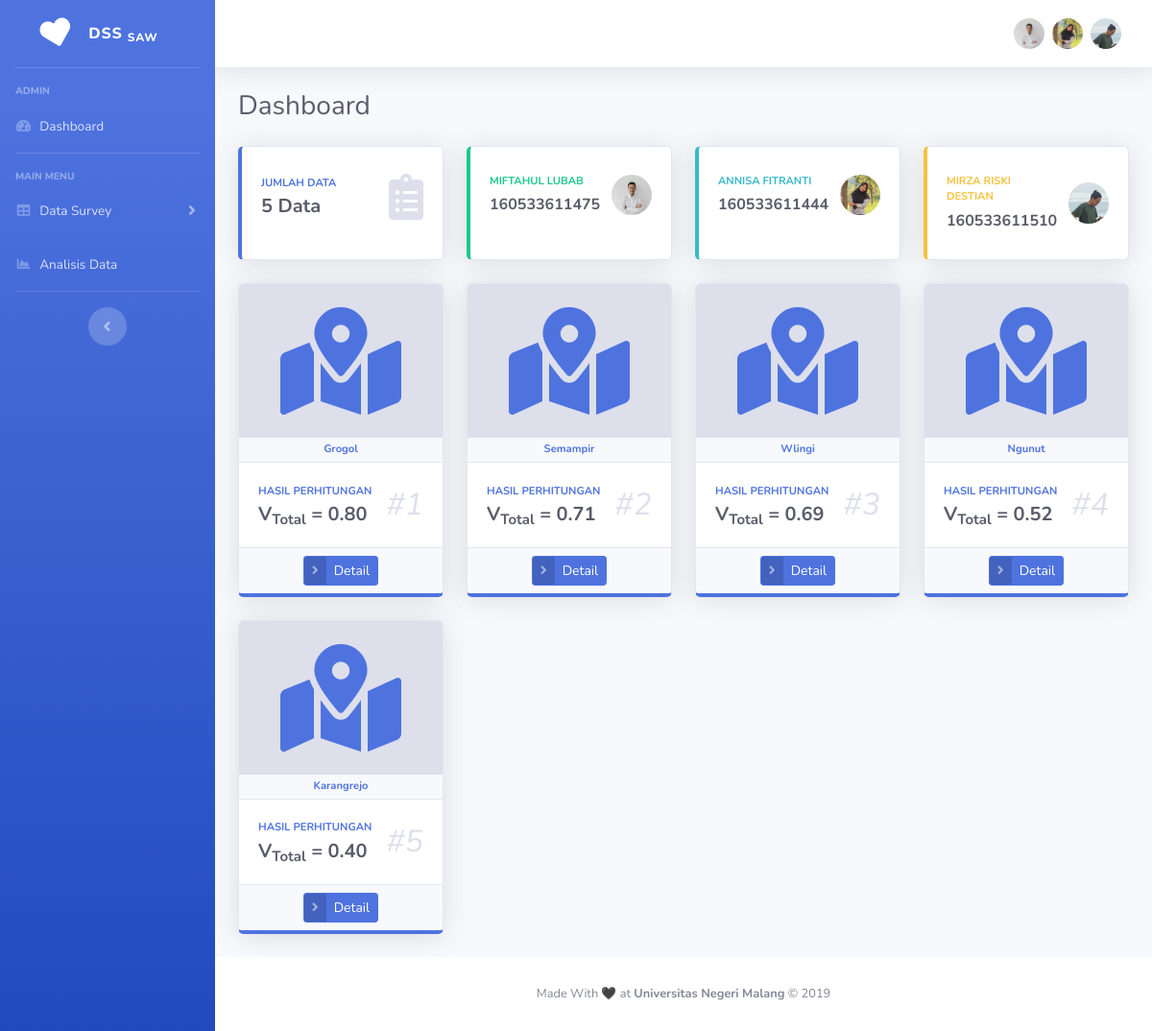
The page / on the database its author committed.
### tables this page shows
CREATE TABLE `data_fuzzy` (
  `id` int(11) NOT NULL,
  `lokasi` varchar(255) NOT NULL,
  `harga_tanah` float UNSIGNED NOT NULL,
  `jarak_gudang` float UNSIGNED NOT NULL,
  `persaingan` float UNSIGNED NOT NULL,
  `investasi` float UNSIGNED NOT NULL,
  `jumlah_peternak` float UNSIGNED NOT NULL
);

### application/controllers/DataController.php (called while the page is built, shortened)
<?php
class DataController extends CI_Controller
{
    public function __construct()
    {
        $this->load->helper('dataInput');
    }
    public function index()
    {
        $data = [
            'data' => getDataInput($this->db->order_by('total', 'DESC')
                ->get('data_v')
                ->result())
        ];
        $this->load->view('Admin/header', [
            'header' => 'Admin | Dashboard'
        ]);
        $this->load->view('Admin/dashboard', $data);
        $this->load->view('Admin/footer');
    }
}

### index.php (called while the page is built, shortened)
<?php
require_once BASEPATH.'core/CodeIgniter.php';

### application/helpers/dataInput_helper.php (called while the page is built, shortened)
<?php
function getDataInput($data)
{
    $persaingan = function ($d) {
        if ($d == 0.2)
            return 'Sangat rendah';
        else if ($d == 0.4)
            return 'Rendah';
        else if ($d == 0.6)
            return 'Sedang';
        else if ($d == 0.8)
            return 'Tinggi';
        else if ($d == 1)
            return 'Sangat Tinggi';
    };
    $index = 0;
    foreach ($data as $key) {
        $data[$index++]->persaingan = $persaingan($key->persaingan);
    }
    return $data;
}

### application/views/Admin/dashboard.php (the view, shortened to what this page needs)
<div class="container-fluid">
    <div class="d-sm-flex align-items-center justify-content-between mb-4">
        <h1 class="h3 mb-0 text-gray-800">Dashboard</h1>
    </div>
    <div class="row">
        <div class="col-xl-3 col-md-6 mb-4">
            <div class="card border-left-primary shadow h-100 py-2">
                <div class="card-body">
                    <div class="row no-gutters align-items-center">
                        <div class="col mr-2">
                            <div class="text-xs font-weight-bold text-primary text-uppercase mb-1">Jumlah Data</div>
                            <div class="h5 mb-0 font-weight-bold text-gray-800"><?= count($data) ?> Data</div>
                        </div>
                        <div class="col-auto">
                            <i class="fas fa-clipboard-list fa-3x text-gray-300"></i>
                        </div>
                    </div>
                </div>
            </div>
        </div>
        <div class="col-xl-3 col-md-6 mb-4">
            <div class="card border-left-success shadow h-100 py-2">
                <div class="card-body">
                    <div class="row no-gutters align-items-center">
                        <div class="col mr-2">
                            <div class="text-xs font-weight-bold text-success text-uppercase mb-1">Miftahul Lubab</div>
                            <div class="text-sm mb-0 font-weight-bold text-gray-800">160533611475</div>
                        </div>
                        <div class="col-3">
                            <img class="img-profile img-fluid rounded-circle" src="<?= base_url('assets/images') ?>/babul.jpeg">
                        </div>
                    </div>
                </div>
            </div>
        </div>
        <div class="col-xl-3 col-md-6 mb-4">
            <div class="card border-left-info shadow h-100 py-2">
                <div class="card-body">
                    <div class="row no-gutters align-items-center">
                        <div class="col mr-2">
                            <div class="text-xs font-weight-bold text-info text-uppercase mb-1">Annisa Fitranti</div>
                            <div class="mb-0 font-weight-bold text-gray-800">160533611444</div>
                        </div>
                        <div class="col-3">
                            <img class="img-profile img-fluid rounded-circle" src="<?= base_url('assets/images') ?>/nisafi.jpeg">
                        </div>
                    </div>
                </div>
            </div>
        </div>
        <div class="col-xl-3 col-md-6 mb-4">
            <div class="card border-left-warning shadow h-100 py-2">
                <div class="card-body">
                    <div class="row no-gutters align-items-center">
                        <div class="col mr-2">
                            <div class="text-xs font-weight-bold text-warning text-uppercase mb-1">Mirza Riski Destian</div>
                            <div class="mb-0 font-weight-bold text-gray-800">160533611510</div>
                        </div>
                        <div class="col-3">
                            <img class="img-profile img-fluid rounded-circle" src="<?= base_url('assets/images') ?>/mirza.jpeg">
                        </div>
                    </div>
                </div>
            </div>
        </div>
    </div>
    <div class="row">
        <?php $rank = 1;
        foreach ($data as $row) : ?>
        <div class="col-xl-3 col-md-6 mb-4">
            <div class="card border-bottom-primary shadow h-100">
                <div class="card-header text-center bg-gray-300 p-0">
                    <i class="fas fa-map-marked-alt text-primary fa-7x py-4"></i>
                    <div class="bg-gray-100 text-primary font-weight-bold px-3 py-1 text-xs text-center"><?= $row->lokasi ?></div>
                </div>
                <div class="card-body">
                    <div class="row no-gutters align-items-center">
                        <div class="col mr-2">
                            <div class="text-xs font-weight-bold text-primary text-uppercase mb-1">Hasil Perhitungan</div>
                            <div class="h5 mb-0 font-weight-bold text-gray-800">V<sub>Total</sub> = <?= number_format($row->total, 2, '.', ',') ?></div>
                        </div>
                        <div class="col-auto">
                            <i class="fa-2x text-gray-300">#<?= $rank++ ?></i>
                        </div>
                    </div>
                </div>
                <div class="card-footer py-2">
                    <div class="row justify-content-center">
                        <a href="#" class="btn btn-primary btn-icon-split btn-sm">
                            <span class="icon text-white-50">
                                <i class="fas fa-angle-right"></i>
                            </span>
                            <span class="text">Detail</span>
                        </a>
                    </div>
                </div>
            </div>
        </div>
        <?php endforeach; ?>
    </div>
</div>
</div>

### rows shown on the page
data_fuzzy: lokasi "Grogol", total "0.80"
data_fuzzy: lokasi "Semampir", total "0.71"
data_fuzzy: lokasi "Wlingi", total "0.69"
data_fuzzy: lokasi "Ngunut", total "0.52"
data_fuzzy: lokasi "Karangrejo", total "0.40"

### other values the page prints
count($data) "5"
